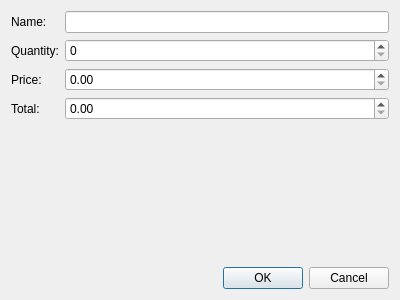
<?xml version="1.0" encoding="UTF-8"?>
<ui version="4.0">
 <class>OrderForm</class>
 <widget class="QDialog" name="OrderForm">
  <property name="geometry">
   <rect>
    <x>0</x>
    <y>0</y>
    <width>400</width>
    <height>300</height>
   </rect>
  </property>
  <property name="windowTitle">
   <string>Order Form</string>
  </property>
  <layout class="QVBoxLayout" name="verticalLayout">
   <item>
    <layout class="QFormLayout" name="formLayout">
     <item row="0" column="0">
      <widget class="QLabel" name="label">
       <property name="text">
        <string>Name:</string>
       </property>
      </widget>
     </item>
     <item row="0" column="1">
      <widget class="QLineEdit" name="name"/>
     </item>
     <item row="1" column="0">
      <widget class="QLabel" name="label_2">
       <property name="text">
        <string>Quantity:</string>
       </property>
      </widget>
     </item>
     <item row="1" column="1">
      <widget class="QSpinBox" name="quantity"/>
     </item>
     <item row="2" column="0">
      <widget class="QLabel" name="label_3">
       <property name="text">
        <string>Price:</string>
       </property>
      </widget>
     </item>
     <item row="2" column="1">
      <widget class="QDoubleSpinBox" name="price"/>
     </item>
     <item row="3" column="0">
      <widget class="QLabel" name="label_4">
       <property name="text">
        <string>Total:</string>
       </property>
      </widget>
     </item>
     <item row="3" column="1">
      <widget class="QDoubleSpinBox" name="total"/>
     </item>
    </layout>
   </item>
   <item>
    <widget class="QDialogButtonBox" name="buttonBox">
     <property name="standardButtons">
      <set>QDialogButtonBox::Cancel|QDialogButtonBox::Ok</set>
     </property>
    </widget>
   </item>
  </layout>
 </widget>
 <resources/>
 <connections>
  <connection>
   <sender>price</sender>
   <signal>valueChanged(double)</signal>
   <receiver>OrderForm</receiver>
   <slot>updateTotal()</slot>
   <hints>
    <hint type="sourcelabel">
     <x>191</x>
     <y>99</y>
    </hint>
    <hint type="destinationlabel">
     <x>375</x>
     <y>91</y>
    </hint>
   </hints>
  </connection>
  <connection>
   <sender>quantity</sender>
   <signal>valueChanged(int)</signal>
   <receiver>OrderForm</receiver>
   <slot>updateTotal()</slot>
   <hints>
    <hint type="sourcelabel">
     <x>190</x>
     <y>60</y>
    </hint>
    <hint type="destinationlabel">
     <x>309</x>
     <y>60</y>
    </hint>
   </hints>
  </connection>
  <connection>
   <sender>buttonBox</sender>
   <signal>accepted()</signal>
   <receiver>OrderForm</receiver>
   <slot>accept()</slot>
   <hints>
    <hint type="sourcelabel">
     <x>271</x>
     <y>280</y>
    </hint>
    <hint type="destinationlabel">
     <x>280</x>
     <y>205</y>
    </hint>
   </hints>
  </connection>
  <connection>
   <sender>buttonBox</sender>
   <signal>rejected()</signal>
   <receiver>OrderForm</receiver>
   <slot>reject()</slot>
   <hints>
    <hint type="sourcelabel">
     <x>349</x>
     <y>273</y>
    </hint>
    <hint type="destinationlabel">
     <x>347</x>
     <y>209</y>
    </hint>
   </hints>
  </connection>
 </connections>
 <slots>
  <slot>updateTotal()</slot>
 </slots>
</ui>
